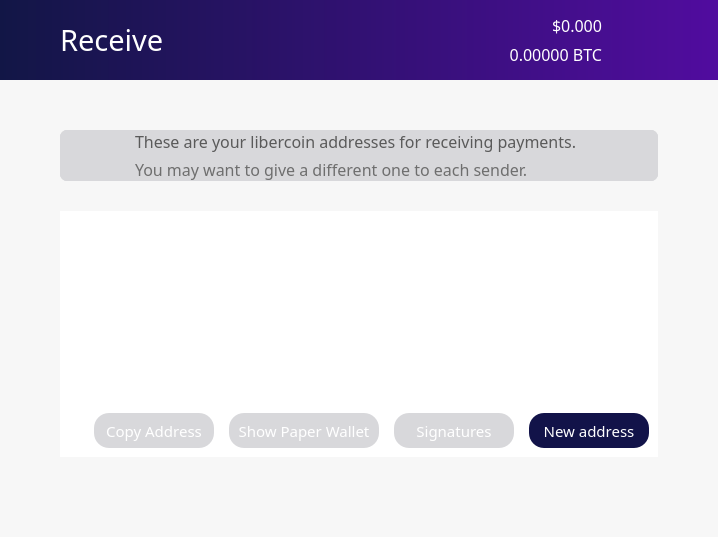
<?xml version="1.0" encoding="UTF-8"?>
<ui version="4.0">
 <class>ReceiveCoinsDialog</class>
 <widget class="QWidget" name="ReceiveCoinsDialog">
  <property name="geometry">
   <rect>
    <x>0</x>
    <y>0</y>
    <width>718</width>
    <height>537</height>
   </rect>
  </property>
  <property name="sizePolicy">
   <sizepolicy hsizetype="Preferred" vsizetype="Preferred">
    <horstretch>0</horstretch>
    <verstretch>0</verstretch>
   </sizepolicy>
  </property>
  <property name="minimumSize">
   <size>
    <width>0</width>
    <height>0</height>
   </size>
  </property>
  <property name="palette">
   <palette>
    <active>
     <colorrole role="WindowText">
      <brush brushstyle="SolidPattern">
       <color alpha="255">
        <red>0</red>
        <green>0</green>
        <blue>0</blue>
       </color>
      </brush>
     </colorrole>
     <colorrole role="Button">
      <brush brushstyle="SolidPattern">
       <color alpha="250">
        <red>247</red>
        <green>247</green>
        <blue>247</blue>
       </color>
      </brush>
     </colorrole>
     <colorrole role="Midlight">
      <brush brushstyle="SolidPattern">
       <color alpha="255">
        <red>255</red>
        <green>255</green>
        <blue>255</blue>
       </color>
      </brush>
     </colorrole>
     <colorrole role="Dark">
      <brush brushstyle="SolidPattern">
       <color alpha="255">
        <red>225</red>
        <green>225</green>
        <blue>225</blue>
       </color>
      </brush>
     </colorrole>
     <colorrole role="Mid">
      <brush brushstyle="SolidPattern">
       <color alpha="255">
        <red>0</red>
        <green>0</green>
        <blue>255</blue>
       </color>
      </brush>
     </colorrole>
     <colorrole role="Text">
      <brush brushstyle="SolidPattern">
       <color alpha="255">
        <red>0</red>
        <green>0</green>
        <blue>0</blue>
       </color>
      </brush>
     </colorrole>
     <colorrole role="BrightText">
      <brush brushstyle="SolidPattern">
       <color alpha="255">
        <red>255</red>
        <green>128</green>
        <blue>0</blue>
       </color>
      </brush>
     </colorrole>
     <colorrole role="ButtonText">
      <brush brushstyle="SolidPattern">
       <color alpha="255">
        <red>0</red>
        <green>0</green>
        <blue>0</blue>
       </color>
      </brush>
     </colorrole>
     <colorrole role="Base">
      <brush brushstyle="SolidPattern">
       <color alpha="250">
        <red>247</red>
        <green>247</green>
        <blue>247</blue>
       </color>
      </brush>
     </colorrole>
     <colorrole role="Window">
      <brush brushstyle="SolidPattern">
       <color alpha="250">
        <red>247</red>
        <green>247</green>
        <blue>247</blue>
       </color>
      </brush>
     </colorrole>
    </active>
    <inactive>
     <colorrole role="WindowText">
      <brush brushstyle="SolidPattern">
       <color alpha="255">
        <red>0</red>
        <green>0</green>
        <blue>0</blue>
       </color>
      </brush>
     </colorrole>
     <colorrole role="Button">
      <brush brushstyle="SolidPattern">
       <color alpha="250">
        <red>247</red>
        <green>247</green>
        <blue>247</blue>
       </color>
      </brush>
     </colorrole>
     <colorrole role="Midlight">
      <brush brushstyle="SolidPattern">
       <color alpha="255">
        <red>255</red>
        <green>255</green>
        <blue>255</blue>
       </color>
      </brush>
     </colorrole>
     <colorrole role="Dark">
      <brush brushstyle="SolidPattern">
       <color alpha="255">
        <red>225</red>
        <green>225</green>
        <blue>225</blue>
       </color>
      </brush>
     </colorrole>
     <colorrole role="Mid">
      <brush brushstyle="SolidPattern">
       <color alpha="255">
        <red>0</red>
        <green>0</green>
        <blue>255</blue>
       </color>
      </brush>
     </colorrole>
     <colorrole role="Text">
      <brush brushstyle="SolidPattern">
       <color alpha="255">
        <red>0</red>
        <green>0</green>
        <blue>0</blue>
       </color>
      </brush>
     </colorrole>
     <colorrole role="BrightText">
      <brush brushstyle="SolidPattern">
       <color alpha="255">
        <red>255</red>
        <green>128</green>
        <blue>0</blue>
       </color>
      </brush>
     </colorrole>
     <colorrole role="ButtonText">
      <brush brushstyle="SolidPattern">
       <color alpha="255">
        <red>0</red>
        <green>0</green>
        <blue>0</blue>
       </color>
      </brush>
     </colorrole>
     <colorrole role="Base">
      <brush brushstyle="SolidPattern">
       <color alpha="250">
        <red>247</red>
        <green>247</green>
        <blue>247</blue>
       </color>
      </brush>
     </colorrole>
     <colorrole role="Window">
      <brush brushstyle="SolidPattern">
       <color alpha="250">
        <red>247</red>
        <green>247</green>
        <blue>247</blue>
       </color>
      </brush>
     </colorrole>
    </inactive>
    <disabled>
     <colorrole role="WindowText">
      <brush brushstyle="SolidPattern">
       <color alpha="255">
        <red>225</red>
        <green>225</green>
        <blue>225</blue>
       </color>
      </brush>
     </colorrole>
     <colorrole role="Button">
      <brush brushstyle="SolidPattern">
       <color alpha="250">
        <red>247</red>
        <green>247</green>
        <blue>247</blue>
       </color>
      </brush>
     </colorrole>
     <colorrole role="Midlight">
      <brush brushstyle="SolidPattern">
       <color alpha="255">
        <red>255</red>
        <green>255</green>
        <blue>255</blue>
       </color>
      </brush>
     </colorrole>
     <colorrole role="Dark">
      <brush brushstyle="SolidPattern">
       <color alpha="255">
        <red>225</red>
        <green>225</green>
        <blue>225</blue>
       </color>
      </brush>
     </colorrole>
     <colorrole role="Mid">
      <brush brushstyle="SolidPattern">
       <color alpha="255">
        <red>0</red>
        <green>0</green>
        <blue>255</blue>
       </color>
      </brush>
     </colorrole>
     <colorrole role="Text">
      <brush brushstyle="SolidPattern">
       <color alpha="255">
        <red>225</red>
        <green>225</green>
        <blue>225</blue>
       </color>
      </brush>
     </colorrole>
     <colorrole role="BrightText">
      <brush brushstyle="SolidPattern">
       <color alpha="255">
        <red>255</red>
        <green>128</green>
        <blue>0</blue>
       </color>
      </brush>
     </colorrole>
     <colorrole role="ButtonText">
      <brush brushstyle="SolidPattern">
       <color alpha="255">
        <red>225</red>
        <green>225</green>
        <blue>225</blue>
       </color>
      </brush>
     </colorrole>
     <colorrole role="Base">
      <brush brushstyle="SolidPattern">
       <color alpha="250">
        <red>247</red>
        <green>247</green>
        <blue>247</blue>
       </color>
      </brush>
     </colorrole>
     <colorrole role="Window">
      <brush brushstyle="SolidPattern">
       <color alpha="250">
        <red>247</red>
        <green>247</green>
        <blue>247</blue>
       </color>
      </brush>
     </colorrole>
    </disabled>
   </palette>
  </property>
  <property name="font">
   <font>
    <family>Snell Roundhand</family>
   </font>
  </property>
  <property name="windowTitle">
   <string>Form</string>
  </property>
  <property name="autoFillBackground">
   <bool>false</bool>
  </property>
  <property name="styleSheet">
   <string notr="true">background-color:rgba(247, 247, 247, 250);
border:0;
</string>
  </property>
  <layout class="QVBoxLayout" name="topLayout">
   <property name="spacing">
    <number>0</number>
   </property>
   <property name="leftMargin">
    <number>0</number>
   </property>
   <property name="topMargin">
    <number>0</number>
   </property>
   <property name="rightMargin">
    <number>0</number>
   </property>
   <property name="bottomMargin">
    <number>0</number>
   </property>
   <item>
    <layout class="QHBoxLayout" name="horizontalLayout" stretch="0">
     <property name="spacing">
      <number>0</number>
     </property>
     <item>
      <layout class="QVBoxLayout" name="verticalLayout_2" stretch="0,0,0">
       <item>
        <layout class="QHBoxLayout" name="Nav">
         <property name="spacing">
          <number>0</number>
         </property>
         <property name="sizeConstraint">
          <enum>QLayout::SetDefaultConstraint</enum>
         </property>
         <property name="topMargin">
          <number>0</number>
         </property>
         <item>
          <widget class="QFrame" name="NavBar">
           <property name="sizePolicy">
            <sizepolicy hsizetype="Preferred" vsizetype="Preferred">
             <horstretch>0</horstretch>
             <verstretch>0</verstretch>
            </sizepolicy>
           </property>
           <property name="minimumSize">
            <size>
             <width>0</width>
             <height>80</height>
            </size>
           </property>
           <property name="maximumSize">
            <size>
             <width>16777215</width>
             <height>80</height>
            </size>
           </property>
           <property name="layoutDirection">
            <enum>Qt::LeftToRight</enum>
           </property>
           <property name="autoFillBackground">
            <bool>false</bool>
           </property>
           <property name="styleSheet">
            <string notr="true">background: QLinearGradient(x1: 0, y1: 0, x2: 1, y2: 0, stop: 0 #121646, stop: 1 #510c9f);
border:0;
</string>
           </property>
           <property name="frameShape">
            <enum>QFrame::StyledPanel</enum>
           </property>
           <property name="frameShadow">
            <enum>QFrame::Raised</enum>
           </property>
           <layout class="QHBoxLayout" name="horizontalLayout_3">
            <property name="spacing">
             <number>6</number>
            </property>
            <property name="leftMargin">
             <number>60</number>
            </property>
            <property name="topMargin">
             <number>0</number>
            </property>
            <property name="rightMargin">
             <number>60</number>
            </property>
            <property name="bottomMargin">
             <number>0</number>
            </property>
            <item>
             <widget class="QLabel" name="label_2">
              <property name="sizePolicy">
               <sizepolicy hsizetype="Preferred" vsizetype="Preferred">
                <horstretch>0</horstretch>
                <verstretch>0</verstretch>
               </sizepolicy>
              </property>
              <property name="font">
               <font>
                <family>ZoinLight</family>
                <pointsize>22</pointsize>
               </font>
              </property>
              <property name="autoFillBackground">
               <bool>false</bool>
              </property>
              <property name="styleSheet">
               <string notr="true">color:white;
background-color: rgba(255, 255, 255,0);</string>
              </property>
              <property name="text">
               <string>Receive</string>
              </property>
              <property name="indent">
               <number>0</number>
              </property>
             </widget>
            </item>
            <item>
             <layout class="QVBoxLayout" name="verticalLayout_5">
              <item>
               <widget class="QLabel" name="priceUSD">
                <property name="font">
                 <font>
                  <family>ZoinMedium</family>
                  <pointsize>12</pointsize>
                  <weight>50</weight>
                  <bold>false</bold>
                 </font>
                </property>
                <property name="styleSheet">
                 <string notr="true">background-color: rgb(0,0,0,0);
color: white;</string>
                </property>
                <property name="text">
                 <string>$0.000</string>
                </property>
                <property name="alignment">
                 <set>Qt::AlignBottom|Qt::AlignRight|Qt::AlignTrailing</set>
                </property>
               </widget>
              </item>
              <item>
               <widget class="QLabel" name="priceBTC">
                <property name="font">
                 <font>
                  <family>ZoinLight</family>
                  <pointsize>12</pointsize>
                  <weight>50</weight>
                  <bold>false</bold>
                 </font>
                </property>
                <property name="styleSheet">
                 <string notr="true">background-color: rgb(0,0,0,0);
color: white;</string>
                </property>
                <property name="text">
                 <string>0.00000 BTC</string>
                </property>
                <property name="alignment">
                 <set>Qt::AlignRight|Qt::AlignTop|Qt::AlignTrailing</set>
                </property>
               </widget>
              </item>
             </layout>
            </item>
            <item>
             <widget class="QPushButton" name="pushButton">
              <property name="maximumSize">
               <size>
                <width>50</width>
                <height>80</height>
               </size>
              </property>
              <property name="styleSheet">
               <string notr="true">background: rgb(0,0,0,0);</string>
              </property>
              <property name="text">
               <string/>
              </property>
              <property name="icon">
               <iconset resource="../../../../../../coreupgrade/libercoin/src/qt/bitcoin.qrc">
                <normaloff>:/icons/Exports_45</normaloff>:/icons/Exports_45</iconset>
              </property>
              <property name="iconSize">
               <size>
                <width>70</width>
                <height>70</height>
               </size>
              </property>
             </widget>
            </item>
           </layout>
          </widget>
         </item>
        </layout>
       </item>
       <item>
        <widget class="QFrame" name="frame">
         <property name="palette">
          <palette>
           <active>
            <colorrole role="Button">
             <brush brushstyle="SolidPattern">
              <color alpha="250">
               <red>247</red>
               <green>247</green>
               <blue>247</blue>
              </color>
             </brush>
            </colorrole>
            <colorrole role="Base">
             <brush brushstyle="SolidPattern">
              <color alpha="250">
               <red>247</red>
               <green>247</green>
               <blue>247</blue>
              </color>
             </brush>
            </colorrole>
            <colorrole role="Window">
             <brush brushstyle="SolidPattern">
              <color alpha="250">
               <red>247</red>
               <green>247</green>
               <blue>247</blue>
              </color>
             </brush>
            </colorrole>
           </active>
           <inactive>
            <colorrole role="Button">
             <brush brushstyle="SolidPattern">
              <color alpha="250">
               <red>247</red>
               <green>247</green>
               <blue>247</blue>
              </color>
             </brush>
            </colorrole>
            <colorrole role="Base">
             <brush brushstyle="SolidPattern">
              <color alpha="250">
               <red>247</red>
               <green>247</green>
               <blue>247</blue>
              </color>
             </brush>
            </colorrole>
            <colorrole role="Window">
             <brush brushstyle="SolidPattern">
              <color alpha="250">
               <red>247</red>
               <green>247</green>
               <blue>247</blue>
              </color>
             </brush>
            </colorrole>
           </inactive>
           <disabled>
            <colorrole role="Button">
             <brush brushstyle="SolidPattern">
              <color alpha="250">
               <red>247</red>
               <green>247</green>
               <blue>247</blue>
              </color>
             </brush>
            </colorrole>
            <colorrole role="Base">
             <brush brushstyle="SolidPattern">
              <color alpha="250">
               <red>247</red>
               <green>247</green>
               <blue>247</blue>
              </color>
             </brush>
            </colorrole>
            <colorrole role="Window">
             <brush brushstyle="SolidPattern">
              <color alpha="250">
               <red>247</red>
               <green>247</green>
               <blue>247</blue>
              </color>
             </brush>
            </colorrole>
           </disabled>
          </palette>
         </property>
         <property name="styleSheet">
          <string notr="true"/>
         </property>
         <property name="frameShape">
          <enum>QFrame::NoFrame</enum>
         </property>
         <property name="frameShadow">
          <enum>QFrame::Raised</enum>
         </property>
         <property name="lineWidth">
          <number>1</number>
         </property>
         <property name="midLineWidth">
          <number>0</number>
         </property>
         <layout class="QVBoxLayout" name="verticalLayout_4">
          <property name="spacing">
           <number>0</number>
          </property>
          <property name="leftMargin">
           <number>60</number>
          </property>
          <property name="topMargin">
           <number>50</number>
          </property>
          <property name="rightMargin">
           <number>60</number>
          </property>
          <property name="bottomMargin">
           <number>0</number>
          </property>
          <item>
           <widget class="QFrame" name="balance_frame">
            <property name="enabled">
             <bool>true</bool>
            </property>
            <property name="palette">
             <palette>
              <active>
               <colorrole role="Button">
                <brush brushstyle="SolidPattern">
                 <color alpha="255">
                  <red>216</red>
                  <green>216</green>
                  <blue>219</blue>
                 </color>
                </brush>
               </colorrole>
               <colorrole role="Base">
                <brush brushstyle="SolidPattern">
                 <color alpha="255">
                  <red>216</red>
                  <green>216</green>
                  <blue>219</blue>
                 </color>
                </brush>
               </colorrole>
               <colorrole role="Window">
                <brush brushstyle="SolidPattern">
                 <color alpha="255">
                  <red>216</red>
                  <green>216</green>
                  <blue>219</blue>
                 </color>
                </brush>
               </colorrole>
              </active>
              <inactive>
               <colorrole role="Button">
                <brush brushstyle="SolidPattern">
                 <color alpha="255">
                  <red>216</red>
                  <green>216</green>
                  <blue>219</blue>
                 </color>
                </brush>
               </colorrole>
               <colorrole role="Base">
                <brush brushstyle="SolidPattern">
                 <color alpha="255">
                  <red>216</red>
                  <green>216</green>
                  <blue>219</blue>
                 </color>
                </brush>
               </colorrole>
               <colorrole role="Window">
                <brush brushstyle="SolidPattern">
                 <color alpha="255">
                  <red>216</red>
                  <green>216</green>
                  <blue>219</blue>
                 </color>
                </brush>
               </colorrole>
              </inactive>
              <disabled>
               <colorrole role="Button">
                <brush brushstyle="SolidPattern">
                 <color alpha="255">
                  <red>216</red>
                  <green>216</green>
                  <blue>219</blue>
                 </color>
                </brush>
               </colorrole>
               <colorrole role="Base">
                <brush brushstyle="SolidPattern">
                 <color alpha="255">
                  <red>216</red>
                  <green>216</green>
                  <blue>219</blue>
                 </color>
                </brush>
               </colorrole>
               <colorrole role="Window">
                <brush brushstyle="SolidPattern">
                 <color alpha="255">
                  <red>216</red>
                  <green>216</green>
                  <blue>219</blue>
                 </color>
                </brush>
               </colorrole>
              </disabled>
             </palette>
            </property>
            <property name="contextMenuPolicy">
             <enum>Qt::DefaultContextMenu</enum>
            </property>
            <property name="styleSheet">
             <string notr="true">background-color: rgb(216, 216, 219);
border:0;
border-radius:7px;
border-style:solid;</string>
            </property>
            <property name="frameShape">
             <enum>QFrame::StyledPanel</enum>
            </property>
            <property name="frameShadow">
             <enum>QFrame::Plain</enum>
            </property>
            <property name="lineWidth">
             <number>1</number>
            </property>
            <layout class="QHBoxLayout" name="horizontalLayout_4">
             <property name="spacing">
              <number>0</number>
             </property>
             <property name="sizeConstraint">
              <enum>QLayout::SetDefaultConstraint</enum>
             </property>
             <property name="leftMargin">
              <number>0</number>
             </property>
             <property name="topMargin">
              <number>0</number>
             </property>
             <property name="rightMargin">
              <number>0</number>
             </property>
             <property name="bottomMargin">
              <number>0</number>
             </property>
             <item>
              <widget class="QPushButton" name="pushButton_3">
               <property name="sizePolicy">
                <sizepolicy hsizetype="Fixed" vsizetype="Preferred">
                 <horstretch>0</horstretch>
                 <verstretch>0</verstretch>
                </sizepolicy>
               </property>
               <property name="minimumSize">
                <size>
                 <width>75</width>
                 <height>0</height>
                </size>
               </property>
               <property name="text">
                <string/>
               </property>
               <property name="icon">
                <iconset resource="../../../../../../coreupgrade/libercoin/src/qt/bitcoin.qrc">
                 <normaloff>:/icons/Exports_47</normaloff>:/icons/Exports_47</iconset>
               </property>
               <property name="iconSize">
                <size>
                 <width>70</width>
                 <height>70</height>
                </size>
               </property>
              </widget>
             </item>
             <item>
              <layout class="QVBoxLayout" name="verticalLayout_6">
               <property name="spacing">
                <number>5</number>
               </property>
               <property name="leftMargin">
                <number>0</number>
               </property>
               <property name="topMargin">
                <number>0</number>
               </property>
               <property name="bottomMargin">
                <number>0</number>
               </property>
               <item>
                <widget class="QLabel" name="label_3">
                 <property name="enabled">
                  <bool>false</bool>
                 </property>
                 <property name="sizePolicy">
                  <sizepolicy hsizetype="Preferred" vsizetype="Preferred">
                   <horstretch>0</horstretch>
                   <verstretch>0</verstretch>
                  </sizepolicy>
                 </property>
                 <property name="font">
                  <font>
                   <family>ZoinMedium</family>
                   <pointsize>12</pointsize>
                   <weight>50</weight>
                   <bold>false</bold>
                  </font>
                 </property>
                 <property name="layoutDirection">
                  <enum>Qt::LeftToRight</enum>
                 </property>
                 <property name="autoFillBackground">
                  <bool>false</bool>
                 </property>
                 <property name="styleSheet">
                  <string notr="true">color: rgb(90, 90, 90);</string>
                 </property>
                 <property name="text">
                  <string>These are your libercoin addresses for receiving payments.</string>
                 </property>
                 <property name="alignment">
                  <set>Qt::AlignBottom|Qt::AlignLeading|Qt::AlignLeft</set>
                 </property>
                 <property name="indent">
                  <number>-1</number>
                 </property>
                </widget>
               </item>
               <item>
                <widget class="QLabel" name="labelUnconfirmed">
                 <property name="enabled">
                  <bool>false</bool>
                 </property>
                 <property name="sizePolicy">
                  <sizepolicy hsizetype="Preferred" vsizetype="Preferred">
                   <horstretch>0</horstretch>
                   <verstretch>0</verstretch>
                  </sizepolicy>
                 </property>
                 <property name="font">
                  <font>
                   <family>ZoinLight</family>
                   <pointsize>12</pointsize>
                   <weight>50</weight>
                   <bold>false</bold>
                  </font>
                 </property>
                 <property name="cursor">
                  <cursorShape>IBeamCursor</cursorShape>
                 </property>
                 <property name="toolTip">
                  <string>Total of transactions that have yet to be confirmed, and do not yet count toward the current balance</string>
                 </property>
                 <property name="layoutDirection">
                  <enum>Qt::LeftToRight</enum>
                 </property>
                 <property name="styleSheet">
                  <string notr="true">color: rgb(110, 110, 110);</string>
                 </property>
                 <property name="text">
                  <string notr="true">You may want to give a different one to each sender.</string>
                 </property>
                 <property name="alignment">
                  <set>Qt::AlignLeading|Qt::AlignLeft|Qt::AlignTop</set>
                 </property>
                 <property name="textInteractionFlags">
                  <set>Qt::LinksAccessibleByMouse|Qt::TextSelectableByKeyboard|Qt::TextSelectableByMouse</set>
                 </property>
                </widget>
               </item>
              </layout>
             </item>
            </layout>
           </widget>
          </item>
          <item>
           <layout class="QVBoxLayout" name="verticalLayout_11">
            <property name="topMargin">
             <number>30</number>
            </property>
           </layout>
          </item>
          <item>
           <widget class="QFrame" name="frame_4">
            <property name="palette">
             <palette>
              <active>
               <colorrole role="Button">
                <brush brushstyle="SolidPattern">
                 <color alpha="255">
                  <red>216</red>
                  <green>216</green>
                  <blue>219</blue>
                 </color>
                </brush>
               </colorrole>
               <colorrole role="Base">
                <brush brushstyle="SolidPattern">
                 <color alpha="255">
                  <red>216</red>
                  <green>216</green>
                  <blue>219</blue>
                 </color>
                </brush>
               </colorrole>
               <colorrole role="Window">
                <brush brushstyle="SolidPattern">
                 <color alpha="255">
                  <red>216</red>
                  <green>216</green>
                  <blue>219</blue>
                 </color>
                </brush>
               </colorrole>
              </active>
              <inactive>
               <colorrole role="Button">
                <brush brushstyle="SolidPattern">
                 <color alpha="255">
                  <red>216</red>
                  <green>216</green>
                  <blue>219</blue>
                 </color>
                </brush>
               </colorrole>
               <colorrole role="Base">
                <brush brushstyle="SolidPattern">
                 <color alpha="255">
                  <red>216</red>
                  <green>216</green>
                  <blue>219</blue>
                 </color>
                </brush>
               </colorrole>
               <colorrole role="Window">
                <brush brushstyle="SolidPattern">
                 <color alpha="255">
                  <red>216</red>
                  <green>216</green>
                  <blue>219</blue>
                 </color>
                </brush>
               </colorrole>
              </inactive>
              <disabled>
               <colorrole role="Button">
                <brush brushstyle="SolidPattern">
                 <color alpha="255">
                  <red>216</red>
                  <green>216</green>
                  <blue>219</blue>
                 </color>
                </brush>
               </colorrole>
               <colorrole role="Base">
                <brush brushstyle="SolidPattern">
                 <color alpha="255">
                  <red>216</red>
                  <green>216</green>
                  <blue>219</blue>
                 </color>
                </brush>
               </colorrole>
               <colorrole role="Window">
                <brush brushstyle="SolidPattern">
                 <color alpha="255">
                  <red>216</red>
                  <green>216</green>
                  <blue>219</blue>
                 </color>
                </brush>
               </colorrole>
              </disabled>
             </palette>
            </property>
            <property name="styleSheet">
             <string notr="true">background-color: rgb(216, 216, 219);
border:0;</string>
            </property>
            <property name="frameShape">
             <enum>QFrame::StyledPanel</enum>
            </property>
            <property name="frameShadow">
             <enum>QFrame::Raised</enum>
            </property>
            <layout class="QVBoxLayout" name="verticalLayout">
             <property name="spacing">
              <number>0</number>
             </property>
             <property name="leftMargin">
              <number>0</number>
             </property>
             <property name="topMargin">
              <number>0</number>
             </property>
             <property name="rightMargin">
              <number>0</number>
             </property>
             <property name="bottomMargin">
              <number>0</number>
             </property>
             <item>
              <widget class="QTableView" name="tableView">
               <property name="palette">
                <palette>
                 <active>
                  <colorrole role="Button">
                   <brush brushstyle="SolidPattern">
                    <color alpha="255">
                     <red>255</red>
                     <green>255</green>
                     <blue>255</blue>
                    </color>
                   </brush>
                  </colorrole>
                  <colorrole role="Base">
                   <brush brushstyle="SolidPattern">
                    <color alpha="255">
                     <red>255</red>
                     <green>255</green>
                     <blue>255</blue>
                    </color>
                   </brush>
                  </colorrole>
                  <colorrole role="Window">
                   <brush brushstyle="SolidPattern">
                    <color alpha="255">
                     <red>255</red>
                     <green>255</green>
                     <blue>255</blue>
                    </color>
                   </brush>
                  </colorrole>
                 </active>
                 <inactive>
                  <colorrole role="Button">
                   <brush brushstyle="SolidPattern">
                    <color alpha="255">
                     <red>255</red>
                     <green>255</green>
                     <blue>255</blue>
                    </color>
                   </brush>
                  </colorrole>
                  <colorrole role="Base">
                   <brush brushstyle="SolidPattern">
                    <color alpha="255">
                     <red>255</red>
                     <green>255</green>
                     <blue>255</blue>
                    </color>
                   </brush>
                  </colorrole>
                  <colorrole role="Window">
                   <brush brushstyle="SolidPattern">
                    <color alpha="255">
                     <red>255</red>
                     <green>255</green>
                     <blue>255</blue>
                    </color>
                   </brush>
                  </colorrole>
                 </inactive>
                 <disabled>
                  <colorrole role="Button">
                   <brush brushstyle="SolidPattern">
                    <color alpha="255">
                     <red>255</red>
                     <green>255</green>
                     <blue>255</blue>
                    </color>
                   </brush>
                  </colorrole>
                  <colorrole role="Base">
                   <brush brushstyle="SolidPattern">
                    <color alpha="255">
                     <red>255</red>
                     <green>255</green>
                     <blue>255</blue>
                    </color>
                   </brush>
                  </colorrole>
                  <colorrole role="Window">
                   <brush brushstyle="SolidPattern">
                    <color alpha="255">
                     <red>255</red>
                     <green>255</green>
                     <blue>255</blue>
                    </color>
                   </brush>
                  </colorrole>
                 </disabled>
                </palette>
               </property>
               <property name="font">
                <font>
                 <family>ZoinRegular</family>
                 <pointsize>12</pointsize>
                </font>
               </property>
               <property name="styleSheet">
                <string notr="true">background-color: rgb(255, 255, 255);
border:0;</string>
               </property>
               <property name="lineWidth">
                <number>0</number>
               </property>
               <property name="showDropIndicator" stdset="0">
                <bool>false</bool>
               </property>
               <property name="selectionBehavior">
                <enum>QAbstractItemView::SelectRows</enum>
               </property>
               <property name="showGrid">
                <bool>false</bool>
               </property>
               <property name="gridStyle">
                <enum>Qt::NoPen</enum>
               </property>
               <property name="wordWrap">
                <bool>false</bool>
               </property>
               <property name="cornerButtonEnabled">
                <bool>false</bool>
               </property>
               <attribute name="horizontalHeaderVisible">
                <bool>true</bool>
               </attribute>
              </widget>
             </item>
             <item>
              <widget class="QFrame" name="frame_3">
               <property name="styleSheet">
                <string notr="true">color:white;
background-color: rgb(255,255,255);
border:0;
</string>
               </property>
               <property name="frameShape">
                <enum>QFrame::StyledPanel</enum>
               </property>
               <property name="frameShadow">
                <enum>QFrame::Raised</enum>
               </property>
               <layout class="QHBoxLayout" name="horizontalLayout_5">
                <property name="spacing">
                 <number>15</number>
                </property>
                <item>
                 <spacer name="horizontalSpacer">
                  <property name="orientation">
                   <enum>Qt::Horizontal</enum>
                  </property>
                  <property name="sizeHint" stdset="0">
                   <size>
                    <width>40</width>
                    <height>20</height>
                   </size>
                  </property>
                 </spacer>
                </item>
                <item>
                 <widget class="QPushButton" name="copyAddress">
                  <property name="sizePolicy">
                   <sizepolicy hsizetype="Fixed" vsizetype="Fixed">
                    <horstretch>0</horstretch>
                    <verstretch>0</verstretch>
                   </sizepolicy>
                  </property>
                  <property name="font">
                   <font>
                    <family>ZoinRegular</family>
                    <pointsize>11</pointsize>
                    <weight>50</weight>
                    <bold>false</bold>
                   </font>
                  </property>
                  <property name="styleSheet">
                   <string notr="true">background-color: rgb(216, 216, 219);
color: white;
border-radius:15px;
height:35px;
width:120px;
border-color:gray;
border-width:0px;
border-style:solid;</string>
                  </property>
                  <property name="text">
                   <string>Copy Address</string>
                  </property>
                 </widget>
                </item>
                <item>
                 <widget class="QPushButton" name="showPaperWallet">
                  <property name="sizePolicy">
                   <sizepolicy hsizetype="Fixed" vsizetype="Fixed">
                    <horstretch>0</horstretch>
                    <verstretch>0</verstretch>
                   </sizepolicy>
                  </property>
                  <property name="minimumSize">
                   <size>
                    <width>150</width>
                    <height>0</height>
                   </size>
                  </property>
                  <property name="font">
                   <font>
                    <family>ZoinRegular</family>
                    <pointsize>11</pointsize>
                    <weight>50</weight>
                    <bold>false</bold>
                   </font>
                  </property>
                  <property name="styleSheet">
                   <string notr="true">background-color: rgb(216, 216, 219);
color: white;
border-radius:15px;
height:35px;
width:150px;
border-color:gray;
border-width:0px;
border-style:solid;</string>
                  </property>
                  <property name="text">
                   <string>Show Paper Wallet</string>
                  </property>
                 </widget>
                </item>
                <item>
                 <widget class="QPushButton" name="signMessage">
                  <property name="sizePolicy">
                   <sizepolicy hsizetype="Fixed" vsizetype="Fixed">
                    <horstretch>0</horstretch>
                    <verstretch>0</verstretch>
                   </sizepolicy>
                  </property>
                  <property name="font">
                   <font>
                    <family>ZoinRegular</family>
                    <pointsize>11</pointsize>
                    <weight>50</weight>
                    <bold>false</bold>
                   </font>
                  </property>
                  <property name="styleSheet">
                   <string notr="true">background-color: rgb(216, 216, 219);
color: white;
border-radius:15px;
height:35px;
width:120px;
border-color:gray;
border-width:0px;
border-style:solid;</string>
                  </property>
                  <property name="text">
                   <string>Signatures</string>
                  </property>
                 </widget>
                </item>
                <item>
                 <widget class="QPushButton" name="newAddress">
                  <property name="sizePolicy">
                   <sizepolicy hsizetype="Fixed" vsizetype="Fixed">
                    <horstretch>0</horstretch>
                    <verstretch>0</verstretch>
                   </sizepolicy>
                  </property>
                  <property name="font">
                   <font>
                    <family>ZoinRegular</family>
                    <pointsize>11</pointsize>
                    <weight>50</weight>
                    <bold>false</bold>
                   </font>
                  </property>
                  <property name="styleSheet">
                   <string notr="true">background-color: #121349;
color: white;
border-radius:15px;
height:35px;
width:120px;
border-color:gray;
border-width:0px;
border-style:solid;
</string>
                  </property>
                  <property name="text">
                   <string>New address</string>
                  </property>
                 </widget>
                </item>
               </layout>
              </widget>
             </item>
            </layout>
           </widget>
          </item>
          <item>
           <layout class="QHBoxLayout" name="horizontalLayout_7">
            <property name="spacing">
             <number>0</number>
            </property>
            <property name="topMargin">
             <number>0</number>
            </property>
            <item>
             <spacer name="horizontalSpacer_2">
              <property name="orientation">
               <enum>Qt::Horizontal</enum>
              </property>
              <property name="sizeHint" stdset="0">
               <size>
                <width>40</width>
                <height>20</height>
               </size>
              </property>
             </spacer>
            </item>
           </layout>
          </item>
         </layout>
        </widget>
       </item>
       <item>
        <widget class="QWidget" name="StatusBar" native="true">
         <property name="sizePolicy">
          <sizepolicy hsizetype="Preferred" vsizetype="Preferred">
           <horstretch>0</horstretch>
           <verstretch>0</verstretch>
          </sizepolicy>
         </property>
         <property name="minimumSize">
          <size>
           <width>0</width>
           <height>0</height>
          </size>
         </property>
         <property name="styleSheet">
          <string notr="true">background-color:rgba(247, 247, 247, 250);</string>
         </property>
         <layout class="QHBoxLayout" name="horizontalLayout_8">
          <property name="spacing">
           <number>10</number>
          </property>
          <property name="leftMargin">
           <number>60</number>
          </property>
          <property name="topMargin">
           <number>30</number>
          </property>
          <property name="rightMargin">
           <number>60</number>
          </property>
          <property name="bottomMargin">
           <number>30</number>
          </property>
          <item>
           <layout class="QVBoxLayout" name="statusText">
            <property name="spacing">
             <number>0</number>
            </property>
            <property name="topMargin">
             <number>0</number>
            </property>
            <property name="bottomMargin">
             <number>0</number>
            </property>
           </layout>
          </item>
          <item>
           <layout class="QHBoxLayout" name="statusBar">
            <property name="topMargin">
             <number>0</number>
            </property>
            <property name="bottomMargin">
             <number>0</number>
            </property>
           </layout>
          </item>
         </layout>
        </widget>
       </item>
      </layout>
     </item>
    </layout>
   </item>
  </layout>
 </widget>
 <resources>
  <include location="../../../../../../coreupgrade/libercoin/src/qt/bitcoin.qrc"/>
 </resources>
 <connections/>
</ui>
